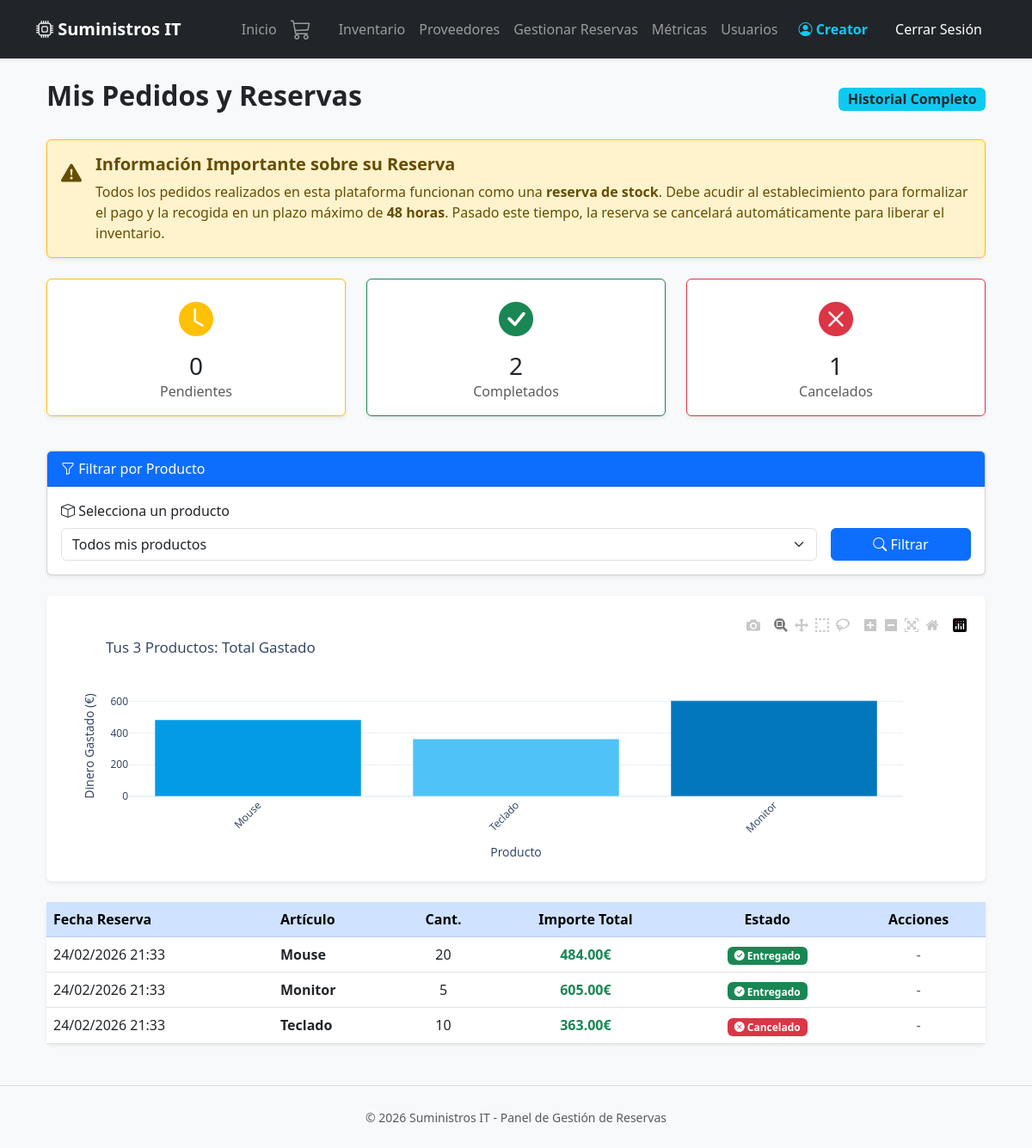
Screenshot of /pedidos-clientes (signed in) with the database file from the repository.
### models.py (models this page shows, shortened)
class Usuario(db.Model, UserMixin):
    id = db.Column(db.Integer, primary_key=True)
    username = db.Column(db.String(50), unique=True, nullable=False)
    password = db.Column(db.String(200), nullable=False)
    rol = db.Column(db.String(20), default='cliente')
    activo = db.Column(db.Boolean, default=True)

class Pedido(db.Model):
    id = db.Column(db.Integer, primary_key=True)
    fecha = db.Column(db.DateTime, default=lambda: datetime.now(timezone.utc))
    cantidad = db.Column(db.Integer, nullable=False)
    precio_unidad_coste = db.Column(db.Float, nullable=False)
    precio_unidad_venta = db.Column(db.Float, nullable=False)
    total_venta = db.Column(db.Float, nullable=False)
    descuento_aplicado = db.Column(db.Float, default=0.0)
    iva_aplicado = db.Column(db.Float, default=21.0)
    tipo = db.Column(db.String(10), nullable=False, default='venta')
    estado = db.Column(db.String(20), default='pendiente')
    usuario_id = db.Column(db.Integer, db.ForeignKey('usuario.id'), nullable=False)
    producto_id = db.Column(db.Integer, db.ForeignKey('producto.id'), nullable=False)
    usuario = db.relationship('Usuario', backref=db.backref('pedidos', lazy=True))
    producto = db.relationship('Producto', backref=db.backref('pedidos', lazy=True))

class Producto(db.Model):
    id = db.Column(db.Integer, primary_key=True)
    nombre = db.Column(db.String(100), nullable=False)
    descripcion = db.Column(db.Text)
    precio_coste = db.Column(db.Float, nullable=False)
    precio_venta = db.Column(db.Float, nullable=False)
    cantidad_actual = db.Column(db.Integer, default=0)
    stock_maximo = db.Column(db.Integer, default=100)
    referencia = db.Column(db.String(50))
    ubicacion = db.Column(db.String(100))
    proveedor_id = db.Column(db.Integer, db.ForeignKey('proveedor.id'))

### main.py (the view)
    @app.route('/pedidos-clientes')
    @login_required
    def pedidos_clientes():
        filtro_producto = request.args.get('producto', '')
        query = Pedido.query.filter_by(usuario_id=current_user.id, tipo='venta')
        if filtro_producto:
            query = query.filter(Pedido.producto_id == int(filtro_producto))
        reservas = query.order_by(Pedido.fecha.desc()).all()
        graph_reserva_json = None
        if reservas:
            top_productos = db.session.query(
                Producto.nombre,
                func.sum(Pedido.cantidad).label('total_cantidad'),
                func.sum(Pedido.total_venta).label('total_gastado')
            ).join(Pedido).filter(
                Pedido.usuario_id == current_user.id,
                Pedido.tipo == 'venta'
            ).group_by(Producto.id, Producto.nombre)\
             .order_by(func.sum(Pedido.cantidad).desc())\
             .limit(10).all()  # Máximo 10, pero si tiene menos muestra los que tenga
            if top_productos:
                datos_top = [{
                    'Producto': nombre,
                    'Cantidad': int(cantidad),
                    'Total Gastado (€)': float(gastado)
                } for nombre, cantidad, gastado in top_productos]
                df = pd.DataFrame(datos_top)
                fig = px.bar(
                    df,
                    x='Producto',
                    y='Total Gastado (€)',
                    title=f'Tus {len(top_productos)} Productos: Total Gastado',
                    template='plotly_white',
                    color='Total Gastado (€)',
                    color_continuous_scale=['#4FC3F7', '#039BE5', '#0277BD'],  # Azul degradado
                    hover_data=['Cantidad']
                )
                fig.update_layout(
                    xaxis_title='Producto',
                    yaxis_title='Dinero Gastado (€)',
                    showlegend=False,
                    xaxis_tickangle=-45,
                    coloraxis_showscale=False  # Ocultar la barra de color lateral
                )
                fig.update_traces(
                    hovertemplate='<b>%{x}</b><br>Gastado: %{y:.2f}€<br>Unidades: %{customdata[0]}<extra></extra>'
                )
                graph_reserva_json = json.dumps(fig, cls=plotly.utils.PlotlyJSONEncoder)
        productos_cliente = db.session.query(Producto)\
            .join(Pedido)\
            .filter(Pedido.usuario_id == current_user.id, Pedido.tipo == 'venta')\
            .distinct().all()
        return render_template('pedidos_clientes.html',
                               pedidos=reservas,
                               graph_user=graph_reserva_json,
                               productos=productos_cliente,
                               filtro_producto=filtro_producto)

### templates/pedidos_clientes.html (shortened to what this page needs)
{% extends 'base.html' %}
{% block content %}
<div class="container mt-4">
    <div class="d-flex justify-content-between align-items-center mb-4">
        <h2 class="fw-bold">Mis Pedidos y Reservas</h2>
        <span class="badge bg-info text-dark fs-6">Historial Completo</span>
    </div>
    <div class="alert alert-warning border-warning shadow-sm mb-4" role="alert">
        <div class="d-flex">
            <div class="py-1"><i class="bi bi-exclamation-triangle-fill fs-4 me-3"></i></div>
            <div>
                <h5 class="alert-heading fw-bold">Información Importante sobre su Reserva</h5>
                <p class="mb-0">Todos los pedidos realizados en esta plataforma funcionan como una <strong>reserva de stock</strong>.
                Debe acudir al establecimiento para formalizar el pago y la recogida en un plazo máximo de <strong>48 horas</strong>.
                Pasado este tiempo, la reserva se cancelará automáticamente para liberar el inventario.</p>
            </div>
        </div>
    </div>
    {% if pedidos %}
        <div class="row mb-4">
            {% set pendientes = pedidos | selectattr('estado', 'equalto', 'pendiente') | list | length %}
            {% set completados = pedidos | selectattr('estado', 'equalto', 'completado') | list | length %}
            {% set cancelados = pedidos | selectattr('estado', 'equalto', 'cancelado') | list | length %}
            <div class="col-md-4 mb-3">
                <div class="card border-warning shadow-sm">
                    <div class="card-body text-center">
                        <i class="bi bi-clock-fill text-warning fs-1"></i>
                        <h3 class="mt-2 mb-0">{{ pendientes }}</h3>
                        <p class="text-muted mb-0">Pendientes</p>
                    </div>
                </div>
            </div>
            <div class="col-md-4 mb-3">
                <div class="card border-success shadow-sm">
                    <div class="card-body text-center">
                        <i class="bi bi-check-circle-fill text-success fs-1"></i>
                        <h3 class="mt-2 mb-0">{{ completados }}</h3>
                        <p class="text-muted mb-0">Completados</p>
                    </div>
                </div>
            </div>
            <div class="col-md-4 mb-3">
                <div class="card border-danger shadow-sm">
                    <div class="card-body text-center">
                        <i class="bi bi-x-circle-fill text-danger fs-1"></i>
                        <h3 class="mt-2 mb-0">{{ cancelados }}</h3>
                        <p class="text-muted mb-0">Cancelados</p>
                    </div>
                </div>
            </div>
        </div>
        <div class="row mb-4">
            <div class="col-12">
                <div class="card shadow-sm">
                    <div class="card-header bg-primary text-white">
                        <i class="bi bi-funnel"></i> Filtrar por Producto
                    </div>
                    <div class="card-body">
                        <form method="GET" action="{{ url_for('pedidos_clientes') }}">
                            <div class="row g-3 align-items-end">
                                <div class="col-md-10">
                                    <label class="form-label"><i class="bi bi-box"></i> Selecciona un producto</label>
                                    <select name="producto" class="form-select">
                                        <option value="">Todos mis productos</option>
                                    </select>
                                </div>
                                <div class="col-md-2">
                                    <button type="submit" class="btn btn-primary w-100">
                                        <i class="bi bi-search"></i> Filtrar
                                    </button>
                                </div>
                            </div>
                        </form>
                    </div>
                </div>
            </div>
        </div>
        <div class="row">
            <div class="col-12 mb-4">
                <div class="card shadow-sm border-0">
                    <div class="card-body">
                        <div id="user-chart" style="height: 300px;"></div>
                    </div>
                </div>
            </div>
            <div class="col-12">
                <div class="card shadow-sm border-0">
                    <div class="table-responsive">
                        <table class="table table-hover align-middle mb-0">
                            <thead class="table-primary">
                                <tr>
                                    <th>Fecha Reserva</th>
                                    <th>Artículo</th>
                                    <th class="text-center">Cant.</th>
                                    <th class="text-center">Importe Total</th>
                                    <th class="text-center">Estado</th>
                                    <th class="text-center">Acciones</th>
                                </tr>
                            </thead>
                            <tbody>
                                {% for p in pedidos %}
                                <tr>
                                    <td>{{ p.fecha.strftime('%d/%m/%Y %H:%M') }}</td>
                                    <td><strong>{{ p.producto.nombre }}</strong></td>
                                    <td class="text-center">{{ p.cantidad }}</td>
                                    <td class="text-center fw-bold text-success">{{ "%.2f"|format(p.total_venta) }}€</td>
                                    <td class="text-center">
                                        {% if p.estado == 'completado' %}
                                            <span class="badge bg-success">
                                                <i class="bi bi-check-circle-fill"></i> Entregado
                                            </span>
                                        {% elif p.estado == 'cancelado' %}
                                            <span class="badge bg-danger">
                                                <i class="bi bi-x-circle-fill"></i> Cancelado
                                            </span>
                                        {% elif p.estado == 'pendiente' %}
                                            <span class="badge bg-warning text-dark">
                                                <i class="bi bi-clock-fill"></i> Pendiente (48h)
                                            </span>
                                        {% else %}
                                            <span class="badge bg-secondary">{{ p.estado }}</span>
                                        {% endif %}
                                    </td>
                                    <td class="text-center">
                                        {% if p.estado == 'pendiente' %}
                                            <a href="{{ url_for('cancelar_reserva', pedido_id=p.id) }}"
                                               class="btn btn-sm btn-outline-danger"
                                               onclick="return confirm('¿Seguro que deseas cancelar esta reserva? Se devolverá el stock.')">
                                                <i class="bi bi-trash"></i> Cancelar
                                            </a>
                                        {% else %}
                                            <span class="text-muted">-</span>
                                        {% endif %}
                                    </td>
                                </tr>
                                {% endfor %}
                            </tbody>
                        </table>
                    </div>
                </div>
            </div>
        </div>
    {% endif %}
</div>
{% endblock %}

### templates/base.html (shortened to what this page needs)
<!DOCTYPE html>
<html lang="es">
<head>
    <link href="https://cdn.jsdelivr.net/npm/bootstrap@5.3.0/dist/css/bootstrap.min.css" rel="stylesheet">
    <link rel="stylesheet" href="https://cdn.jsdelivr.net/npm/bootstrap-icons@1.11.0/font/bootstrap-icons.css">
</head>
<body class="bg-light">
    <nav class="navbar navbar-expand-lg navbar-dark bg-dark mb-4 shadow-sm">
        <div class="container">
            <a class="navbar-brand fw-bold" href="{{ url_for('index') }}">
                <i class="bi bi-cpu"></i> Suministros IT
            </a>
            <div class="collapse navbar-collapse" id="navbarNav">
                <div class="navbar-nav ms-auto align-items-center">
                    <a class="nav-link" href="{{ url_for('index') }}">Inicio</a>
                    {% if current_user.is_authenticated %}
                        <a class="nav-link position-relative me-3" href="{{ url_for('ver_carrito') }}" title="Ver mi carrito">
                            <i class="bi bi-cart3 fs-4"></i>
                        </a>
                        {% if current_user.rol == 'admin' %}
                            <a class="nav-link" href="{{ url_for('inventario') }}">Inventario</a>
                            <a class="nav-link" href="{{ url_for('ver_proveedores') }}">Proveedores</a>
                            <a class="nav-link" href="{{ url_for('panel_admin_reservas') }}">Gestionar Reservas</a>
                            <a class="nav-link" href="{{ url_for('dashboard') }}">Métricas</a>
                            <a class="nav-link" href="{{ url_for('ver_usuarios') }}">Usuarios</a>
                        {% elif current_user.rol == 'cliente' %}
                            <a class="nav-link" href="{{ url_for('ver_catalogo') }}">Catálogo</a>
                            <a class="nav-link" href="{{ url_for('pedidos_clientes') }}">Mis Reservas</a>
                        {% endif %}
                        <span class="navbar-text ms-3 me-2 text-info fw-semibold">
                            <i class="bi bi-person-circle"></i> {{ current_user.username }}
                        </span>
                        <a class="nav-link btn btn-outline-danger btn-sm text-white px-3 ms-2" href="{{ url_for('logout') }}">
                            Cerrar Sesión
                        </a>
                    {% else %}
                        <a class="nav-link" href="{{ url_for('login') }}">Iniciar Sesión</a>
                        <a class="nav-link btn btn-primary btn-sm text-white px-3 ms-2" href="{{ url_for('registro') }}">Registrarse</a>
                    {% endif %}
                </div>
            </div>
        </div>
    </nav>
    <div class="container">
        {% block content %}{% endblock %}
    </div>
    <footer class="text-center py-4 mt-5 text-muted border-top">
        <small>&copy; 2026 Suministros IT - Panel de Gestión de Reservas</small>
    </footer>
</body>
</html>

### rows the page displays
Usuario: username "Creator"
Pedido: fecha "24/02/2026 21:33", producto.nombre "Mouse", cantidad "20", total_venta "484.00", estado "completado" (drawn)
Pedido: fecha "24/02/2026 21:33", producto.nombre "Monitor", cantidad "5", total_venta "605.00", estado "completado" (drawn)
Pedido: fecha "24/02/2026 21:33", producto.nombre "Teclado", cantidad "10", total_venta "363.00", estado "cancelado" (drawn)

### other values shown
{{ pendientes }} "0"
{{ completados }} "2"
{{ cancelados }} "1"
